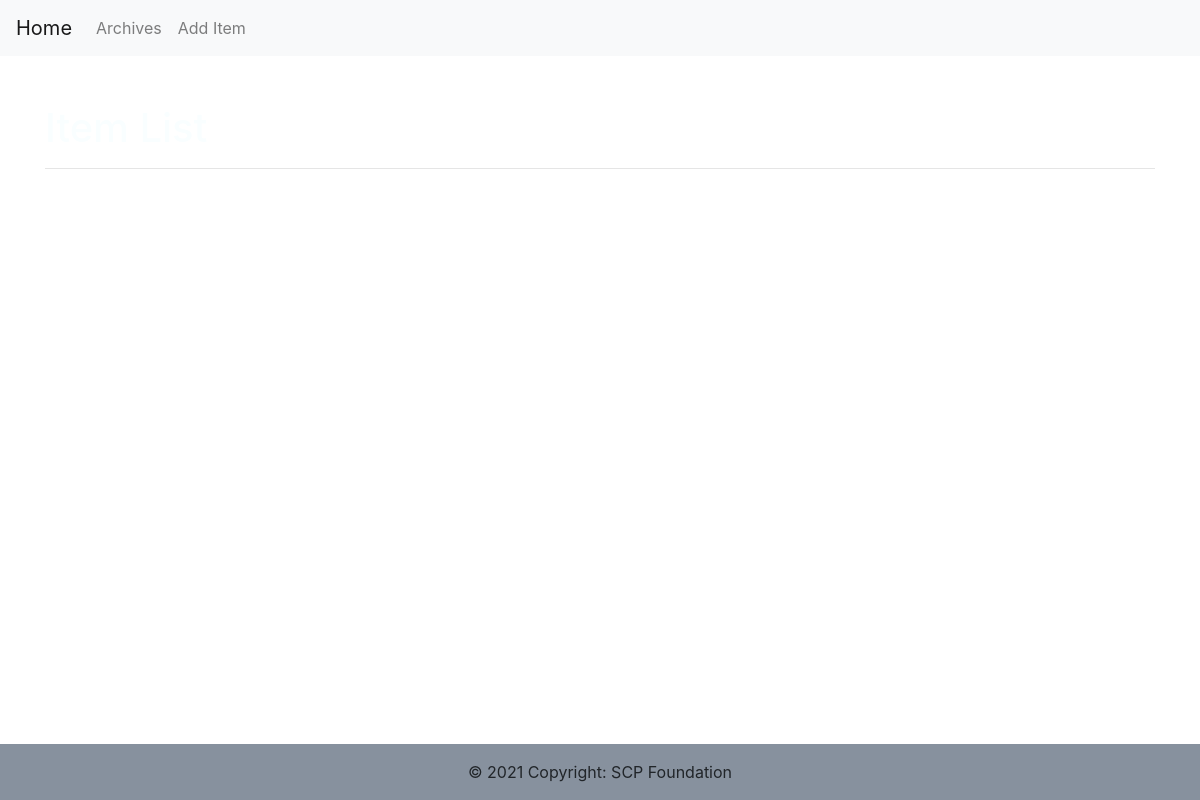
The page /Archive/list on the database as committed earlier.
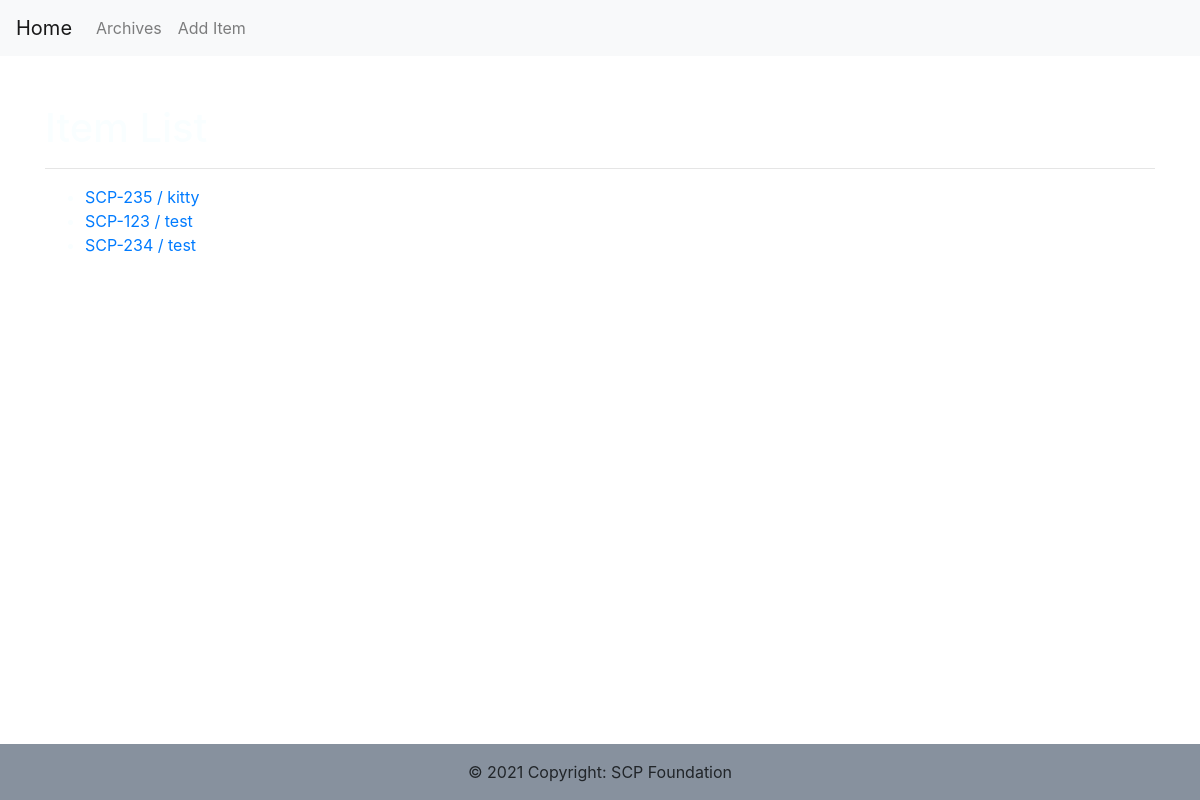
The same page on the database as committed later.
### Archive/models.py (models this page shows)
class Item(models.Model):
    item_number = models.IntegerField(unique=True)
    object_class = models.ForeignKey(ObjectClass, on_delete=models.CASCADE)
    containment_procedure = models.CharField(max_length=250)
    code_name = models.CharField(max_length=100)
    item_image = models.ImageField(upload_to='Archive/static/Archive/images/item_images')
    objects = models.Manager()
    def __str__(self):
        return 'SCP-' + str(self.item_number) + ' / ' + str(self.code_name)

### Archive/views.py (the view)
# urls.py: path('list', views.items_list, name='Archive_items_list'),
def items_list(request):
    items = Item.objects.all()
    context = {'items': items}
    return render(request, 'Archive/Archive_items_list.html', context)

### Archive/templates/Archive/Archive_items_list.html (shortened to what this page needs)
{% extends "Archive/Archive_base.html"%}
{% load static %}
{% block content %}
<h1 class="header-text">Item List</h1>
<hr>
<ul>
    {% for item in items %}
    <li>
        <a href="">{{item}}</a>
    </li>
    {% endfor %}
</ul>
{% endblock %}

### Archive/templates/Archive/Archive_base.html (shortened to what this page needs)
{% load static %}
<!DOCTYPE html>
<html lang="en">
<head>
    <link rel="stylesheet" type="text/css" href="{% static 'Archive/css/Archive_styles.css' %}">
    <link rel="stylesheet" href="https://maxcdn.bootstrapcdn.com/bootstrap/4.0.0/css/bootstrap.min.css">
</head>
<body>
<nav class="navbar navbar-expand-lg navbar-light bg-light">
  <a class="navbar-brand" href="{% url 'Archive_home' %}">Home</a>
  <div class="collapse navbar-collapse" id="navbarNav">
    <ul class="navbar-nav">
      <li class="nav-item">
        <a class="nav-link" href="{% url 'Archive_items_list' %}">Archives</a>
      </li>
      <li class="nav-item">
        <a class="nav-link" href="{% url 'Archive_create' %}">Add Item</a>
      </li>
    </ul>
  </div>
</nav>
<div class="container py-5">
    {% block content %} {% endblock %}
</div>
<footer class="page-footer font-small">
  <div class="footer-copyright text-center py-3">© 2021 Copyright: SCP Foundation
  </div>
</footer>
</body>
</html>

### Archive/static/Archive/css/Archive_styles.css (style rules this page uses)
:root { --color-light: #F9FEFF; --color-dark: #232E21; --color-pop: #F5F749; --color-neutral: #87919E; }
body { min-height: 100vh; background: url('../images/SCP-background.jpg') no-repeat center; background-size: cover; color: var(--color-light); }
footer { position: absolute; bottom: 0; background: var(--color-neutral); width: 100%; margin-top: 50px; }
.header-text { color: var(--color-light); }
li { color: var(--color-light); }

Rows that differ between the two databases and show on the page:
added Item: item_number+code_name "SCP-235 / kitty"
added Item: item_number+code_name "SCP-123 / test"
added Item: item_number+code_name "SCP-234 / test"
